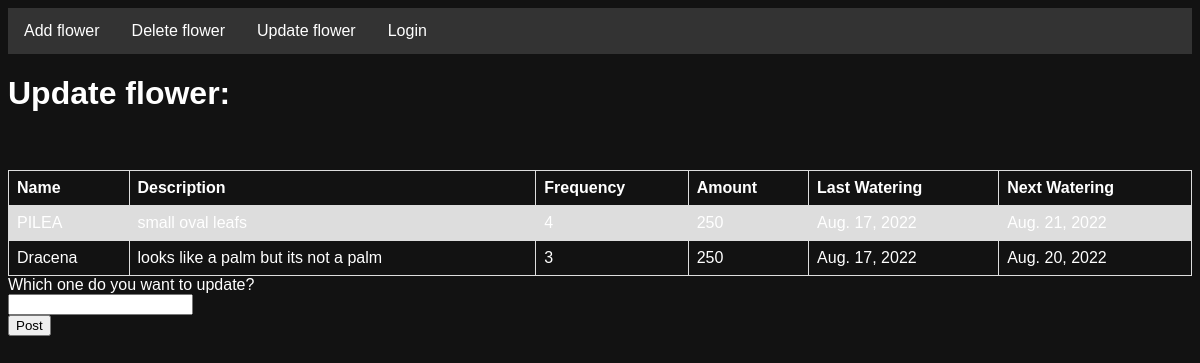
/flower_app/updateflower/, run on an earlier commit of the app's database.
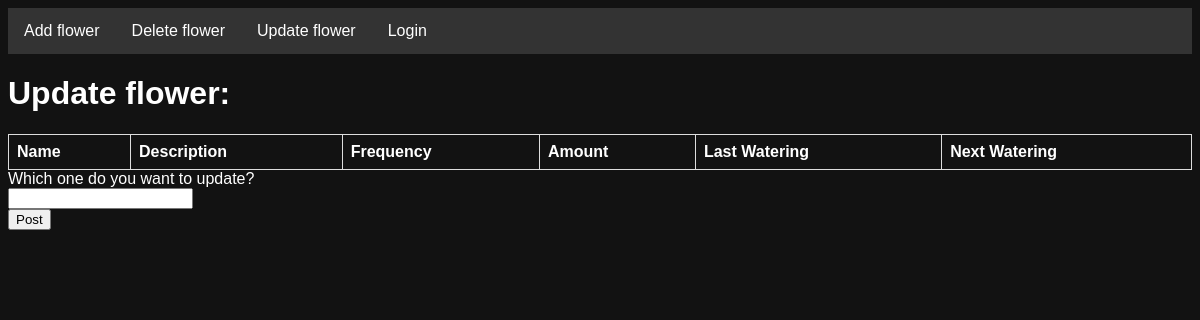
And on a later commit of the database.
### flower_app/models.py (models this page shows)
class Flower(models.Model):
    id = models.AutoField(primary_key = True)
    name = models.CharField(max_length=25)
    description = models.CharField(max_length=150)
    frequency = models.IntegerField()
    amount = models.IntegerField()
    last_watering = models.DateField()
    next_watering = models.DateField()

### flower_app/views.py (the view)
# urls.py: path('updateflower/', views.update_flower),
def update_flower(request):
    data = Flower.objects.all()
    flo = {
        'flower_number': data
    }
    if request.method == 'POST':
        f = Flower()
        f.name = request.POST.get('name')
        return render(request, 'updateflower.html', flo)
    return render(request, 'updateflower.html', flo)

### flower_app/templates/updateflower.html (shortened to what this page needs)
<!DOCTYPE html>
<html lang="en">
<head>
    {% load static %}
    <link rel="stylesheet" href="{% static 'style.css/'%}" />
</head>
<body>
<ul>
    <li><a class="" href = "/flower_app/addflower/"> Add flower </a></li>
    <li><a class="" href = "/flower_app/deleteflower/"> Delete flower </a></li>
    <li><a class="" href = "/flower_app/updateflower/"> Update flower </a></li>
    {% if user.is_authenticated %}
        <li><a class="" href = "/flower_app/logout_user/"> Logout </a></li>
    {% else %}
    <li><a class="" href = "/flower_app/login_user/"> Login </a></li>
    {% endif %}
</ul>
<h1> Update flower:  </h1>
    <table>
        <tr>
            <th> Name </th>
            <th> Description </th>
            <th> Frequency </th>
            <th> Amount </th>
            <th> Last Watering </th>
            <th> Next Watering </th>
        </tr>
        {% for f in flower_number %}
        <tr>
            <td> {{ f.name }} </td>
            <td> {{ f.description }}</td>
            <td> {{ f.frequency }}</td>
            <td> {{ f.amount }}</td>
            <td> {{ f.last_watering }}</td>
            <td> {{ f.next_watering }}</td>
        </tr>
    <br />
    {% endfor %}
    </table>
<form method = "POST">
    Which one do you want to update?<br/>
    <input type="text" name="name" /> <br/>
    <input type="submit" value="Post" />
</form>
</body>
</html>

### flower_app/static/style.css (style rules this page uses)
body { font-family: Arial, sans-serif; color:white; background-color:#121212; }
table { font-family: arial, sans-serif; border-collapse: collapse; width: 100%; }
td, th { border: 1px solid #dddddd; text-align: left; padding: 8px; }
ul { list-style-type: none; margin: 0; padding: 0; overflow: hidden; background-color: #333; }
li { float: left; }
li a { display: block; color: white; text-align: center; padding: 14px 16px; text-decoration: none; }

What changed in the data, as far as the page shows it:
removed Flower: name "PILEA", description "small oval leafs", frequency "4", amount "250", last_watering "Aug. 17, 2022", next_watering "Aug. 21, 2022"
removed Flower: name "Dracena", description "looks like a palm but its not a palm", frequency "3", amount "250", last_watering "Aug. 17, 2022", next_watering "Aug. 20, 2022"
